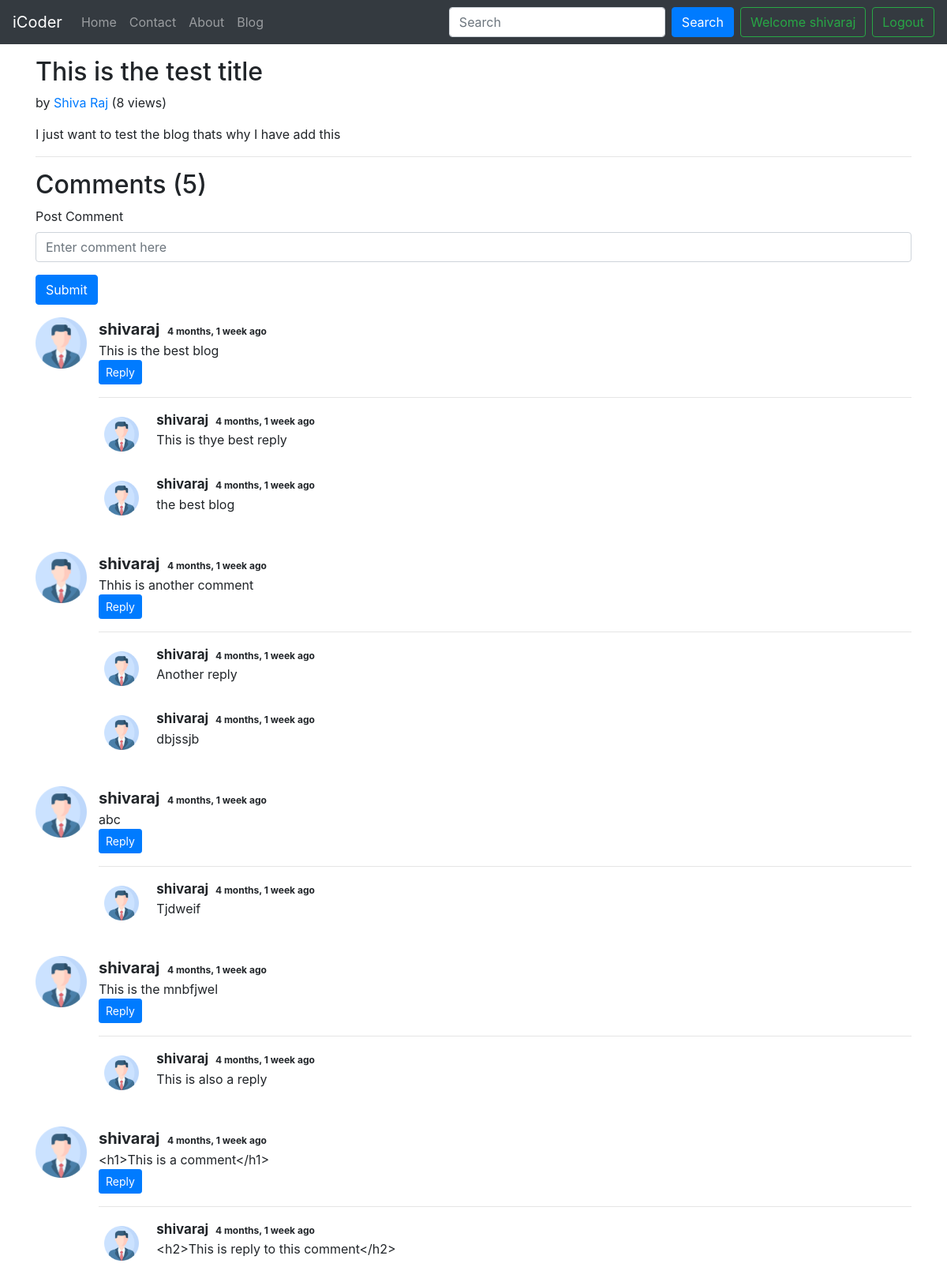
Screenshot of /blog/test_post (signed in) with the database file from the repository.
### blog/models.py (models this page shows, shortened)
class Post(models.Model):
    sno=models.AutoField(primary_key=True)
    title=models.CharField(max_length=255)
    author=models.CharField(max_length=255)
    slug=models.CharField(max_length=255,default="")
    views=models.IntegerField(default=0)
    content=models.TextField()
    timestamp=models.DateTimeField(auto_now_add=True)

class BlogComment(models.Model):
    sno=models.AutoField(primary_key=True)
    comment=models.TextField()
    user=models.ForeignKey(User,on_delete=models.CASCADE)
    post=models.ForeignKey(Post,on_delete=models.CASCADE)
    parent=models.ForeignKey('self',on_delete=models.CASCADE,null=True)
    timestamp=models.DateTimeField(default=now)

### blog/views.py (the view)
# urls.py: path('<str:slug>', views.blogPost,name="blogPost")
def blogPost(request, slug):
    post=Post.objects.filter(slug=slug).first()
    post.views=post.views+1
    post.save()
    comments= BlogComment.objects.filter(post=post, parent=None)
    replies= BlogComment.objects.filter(post=post).exclude(parent=None)
    replyDict={}
    for reply in replies:
        if reply.parent.sno not in replyDict.keys():
            replyDict[reply.parent.sno]=[reply]
        else:
            replyDict[reply.parent.sno].append(reply)
    context={'post':post, 'comments': comments, 'user': request.user, 'replyDict': replyDict}
    return render(request, "blog/blogPost.html", context)

### blog/templatetags/extras.py (called while the page is built)
@register.filter(name='get_val')
def get_val(dict, key):
    return dict.get(key)

### templates/blog/blogPost.html (shortened to what this page needs)
{% extends 'base.html' %}
{% block body %}
{% load extras %}
<div class="container my-3">
    <h2 class="blog-post-title">{{post.title|safe}}</h2>
    <p class="blog-post-meta">{{post.timeStamp}} by <a href="/about">{{post.author|safe}}</a> <span>({{post.views}} views)</span></p>
    <p>{{post.content|safe}}</p>
    <hr>
</div>
<div class="container">
    <h2> Comments ({{comments.count}}) </h2>
    <div class="my-2">
        {% if user.is_authenticated %}
        <form action="/blog/postComment" method="post">
            <div class="form-group">
                <label for="exampleInputEmail1">Post Comment </label>
                <input type="text" class="form-control" name="comment" placeholder="Enter comment here">
            </div>
            <button type="submit" class="btn btn-primary">Submit</button>
        </form>
        {% else %}
        Please login to post a comment
        {% endif %}
    </div>
    {% for comment in comments %}
    <div class="row my-3">
        <div class="col-md-1  ">
            <img class="rounded mx-auto d-block w-100" src="/static/img/user.png" alt="user">
        </div>
        <div class="col-md-11" style="padding-left: 0px;">
            <b style="font-size: 20px;"> {{comment.user.username}} </b> <span class="badge">{{comment.timestamp| timesince}} ago</span>
            <div>{{comment.comment}}</div>
            <div class="reply mx-0">
                {% if user.is_authenticated %}
                <button class="btn btn-sm btn-primary" type="button" data-toggle="collapse" data-target="#replyBox{{comment.sno}}" aria-expanded="false" aria-controls="replyBox{{comment.sno}}">
                    Reply
                </button>
                <hr>
                {% else %}
                <button class="btn btn-sm btn-primary" type="button" data-toggle="collapse" data-target="#replyBox{{comment.sno}}" aria-expanded="false" aria-controls="replyBox{{comment.sno}}">
                    Login to reply
                </button>
                {% endif %}
                <div class="replies my-2">
                    {% for reply in replyDict|get_val:comment.sno %}
                    <div class="row my-2">
                        <div class="col-md-1 ">
                            <img class="rounded mx-auto d-block w-75 my-2" src="/static/img/user.png" alt="user">
                        </div>
                        <div class="col-md-11"  style="padding-left:0px;">
                            <div class="col-md-11"  style="padding-left:0px;">
                                <b style="font-size: 17px;"> {{reply.user.username}} </b> <span class="badge">{{reply.timestamp| timesince}} ago</span>
                                <div>{{reply.comment}}</div>
                            </div>
                            <br>
                        </div>
                    </div>
                    {% endfor %}
                </div>
            </div>
        </div>
    </div>
    {% endfor %}
</div>
{% endblock %}

### templates/base.html (shortened to what this page needs)
<!doctype html>
<html lang="en">
<head>
  <link rel="stylesheet" href="https://cdn.jsdelivr.net/npm/bootstrap@4.5.3/dist/css/bootstrap.min.css"
>
</head>
<body>
  <nav class="navbar navbar-expand-lg navbar-dark bg-dark">
    <a class="navbar-brand" href="/">iCoder</a>
    <div class="collapse navbar-collapse" id="navbarSupportedContent">
      <ul class="navbar-nav mr-auto">
        <li class="nav-item {% block homeactive %}{% endblock %}">
          <a class="nav-link" href="/">Home <span class="sr-only">(current)</span></a>
        </li>
        <li class="nav-item {% block contactactive %}{% endblock %}">
          <a class="nav-link" href="/contact">Contact</a>
        </li>
        <li class="nav-item {% block aboutactive %}{% endblock %}">
          <a class="nav-link" href="/about">About</a>
        </li>
        <li class="nav-item {% block blogactive %}{% endblock %}">
          <a class="nav-link" href="/blog">Blog</a>
        </li>
      </ul>
      <form method="get" action="/search" class="form-inline my-2 my-lg-0">
        <input name="query" id="query" class="form-control mr-sm-2" type="search" placeholder="Search"
          aria-label="Search">
        <button class="btn btn-primary my-2 my-sm-0" type="submit">Search</button>
      </form>
      {% if user.is_authenticated %}
        <button class="btn btn-outline-success mx-2 my-2 my-sm-0" type="submit">Welcome {{request.user}}</button>
        <a href="/logout"><button class="btn btn-outline-success my-2 my-sm-0" type="submit">Logout</button></a>
      {% endif %}
    </div>
  </nav>
  {% block body %}
  {% endblock %}
</body>
</html>

### rows the page displays
Post: title "This is the test title", author "Shiva Raj", views "8", content "I just want to test the blog thats why I have add this"
BlogComment: user.username "shivaraj", timestamp "4 months, 1 week", comment "This is the best blog"
BlogComment: user.username "shivaraj", timestamp "4 months, 1 week", comment "This is thye best reply"
BlogComment: user.username "shivaraj", timestamp "4 months, 1 week", comment "the best blog"
BlogComment: user.username "shivaraj", timestamp "4 months, 1 week", comment "Thhis is another comment"
BlogComment: user.username "shivaraj", timestamp "4 months, 1 week", comment "Another reply"
BlogComment: user.username "shivaraj", timestamp "4 months, 1 week", comment "dbjssjb"
BlogComment: user.username "shivaraj", timestamp "4 months, 1 week", comment "abc"
BlogComment: user.username "shivaraj", timestamp "4 months, 1 week", comment "Tjdweif"
BlogComment: user.username "shivaraj", timestamp "4 months, 1 week", comment "This is the mnbfjwel"
BlogComment: user.username "shivaraj", timestamp "4 months, 1 week", comment "This is also a reply"
BlogComment: user.username "shivaraj", timestamp "4 months, 1 week", comment "<h1>This is a comment</h1>"
BlogComment: user.username "shivaraj", timestamp "4 months, 1 week", comment "<h2>This is reply to this comment</h2>"

### other values shown
{{ request.user }} "shivaraj"
{{ comments.count }} "5"
